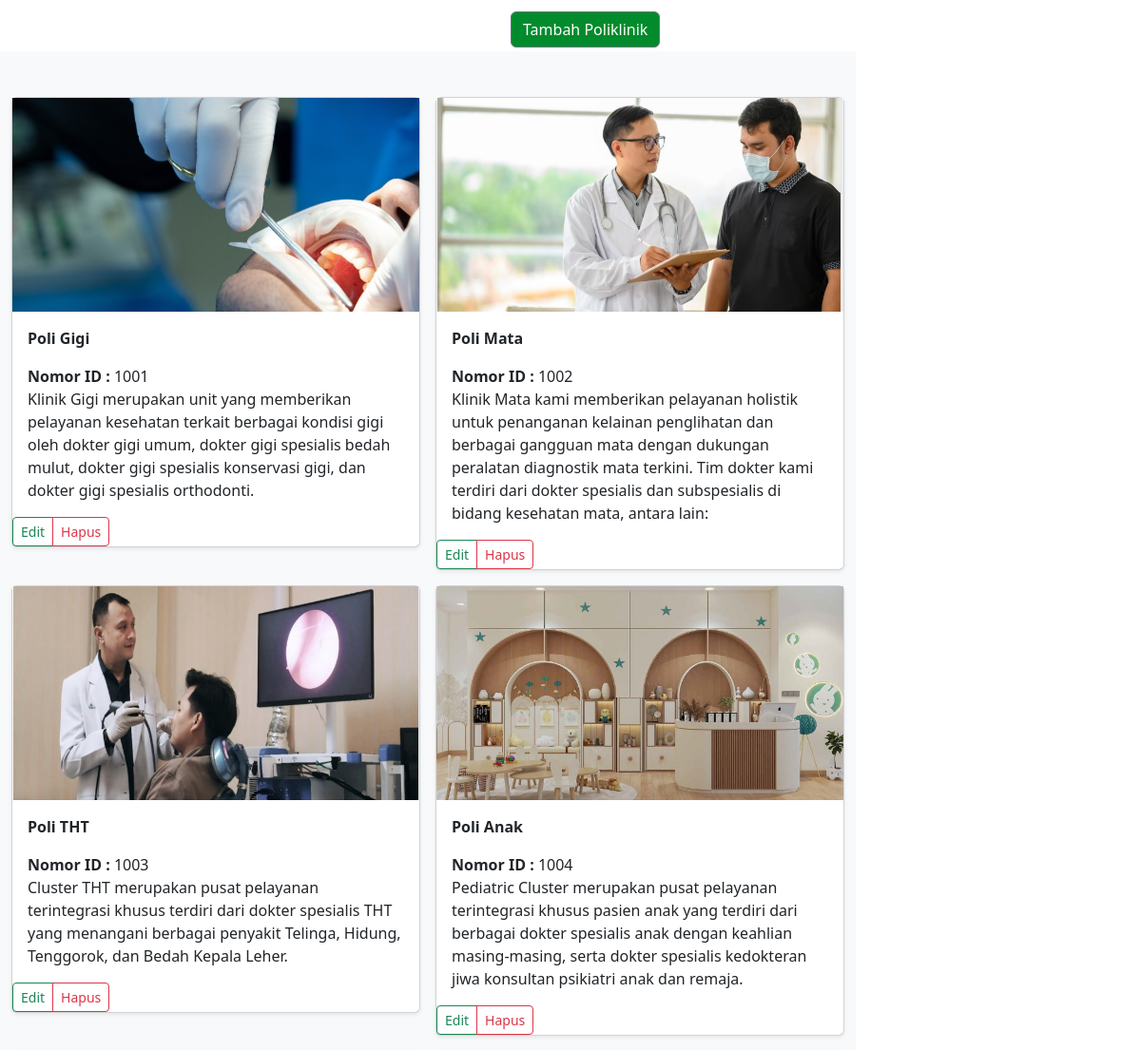
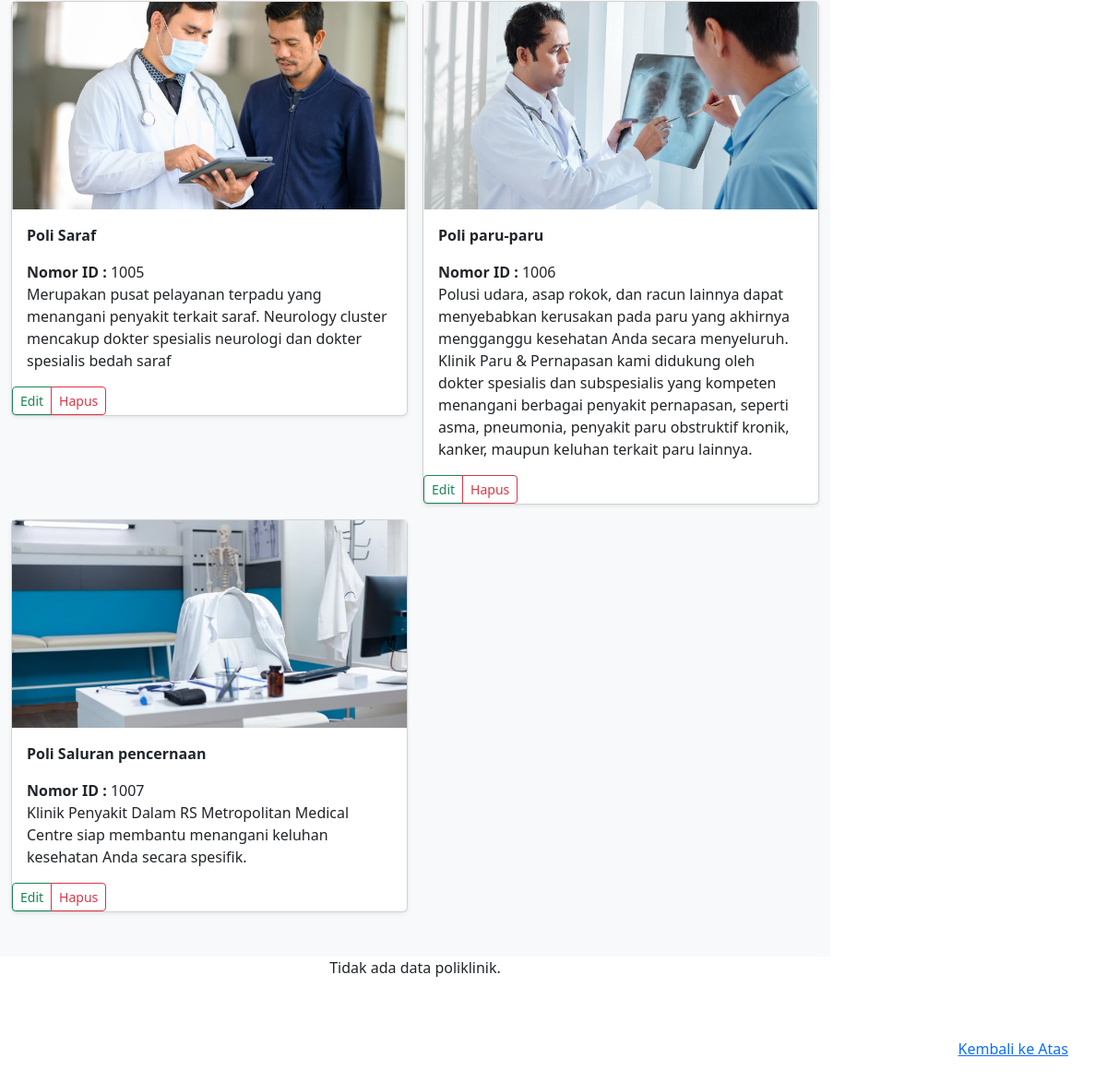
Page /projeck_baru_hospicare/poliklinik.php on the committed database (2 pictures, top to bottom).
### tables this page shows
CREATE TABLE IF NOT EXISTS `tb_poliklinik` (
  `id` int NOT NULL AUTO_INCREMENT,
  `foto` varchar(50) DEFAULT NULL,
  `id_poli` varchar(50) DEFAULT NULL,
  `nama_poli` varchar(70) DEFAULT NULL,
  `keterangan` varchar(500) DEFAULT NULL,
  PRIMARY KEY (`id`)
);

### projeck_baru_hospicare/poliklinik.php (the view, shortened to what this page needs)
<?php
include "proses/connect.php";
$query = mysqli_query($conn, "SELECT * FROM tb_poliklinik");
while ($record = mysqli_fetch_array($query)) {
    $result[] = $record;
}
?>
<div class="col-lg-9 mt-2">
    <!doctype html>
    <html lang="en">
    <head>
        <link href="../assets/dist/css/bootstrap.min.css" rel="stylesheet">
    </head>
    <body>
        <main>
            <section class="py-0 text-right container">
                <div class="row py-0">
                    <div class="col-lg-5 col-md-1 ms-auto">
                        <button class="btn btn-secondary my-1" data-bs-toggle="modal" style="background-color: rgb(2, 139, 44)" data-bs-target="#modaltambahpoliklinik">Tambah Poliklinik</button>
                    </div>
                </div>
            </section>
            <div class="album py-5 bg-body-tertiary">
                <div class="container">
                    <div class="row row-cols-1 row-cols-sm-2 row-cols-md-3 g-3">
                        <?php if (!empty($result)) {
                            foreach ($result as $row) { ?>
                                <div class="col-md-6">
                                    <div class="card shadow-sm">
                                        <div style="position: relative; width: 100%; height: 225px; overflow: hidden;">
                                            <img src="assets/img/<?= $row['foto'] ?>" style="width: 100%; height: auto; position: absolute; top: 50%; left: 50%; transform: translate(-50%, -50%);" class="bd-placeholder-img card-img-top" alt="Gambar <?= $row['nama_poli'] ?>">
                                        </div>
                                        <div class="card-body">
                                            <p><b><?= $row['nama_poli'] ?></b></p>
                                            <b>Nomor ID : </b> <?= $row['id_poli'] ?>
                                            <p class="card-text"><?= $row['keterangan'] ?></p>
                                        </div>
                                        <div class="d-flex justify-content-between align-items-center">
                                            <div class="btn-group">
                                                <button type="button" class="btn btn-sm btn-outline-success" data-bs-toggle="modal" data-bs-target="#modaledit<?php echo $row['id'] ?>">Edit</button>
                                                <button type="button" class="btn btn-sm btn-outline-danger" data-bs-toggle="modal" data-bs-target="#modaldelete<?php echo $row['id'] ?>">Hapus</button>
                                            </div>
                                        </div>
                                    </div>
                                </div>
                        <?php }
                        } ?>
                    </div>
                </div>
            </div>
            <div class="col-12">
                <p class="text-center">Tidak ada data poliklinik.</p>
            </div>
        </main>
    </body>
    </html>
</div>
<footer class="text-body-secondary py-5">
    <div class="container">
        <p class="float-end mb-1">
            <a href="#">Kembali ke Atas</a>
        </p>
    </div>
</footer>

### projeck_baru_hospicare/poliklinik.php (style rules this page uses)
.bd-placeholder-img { font-size: 1.125rem; text-anchor: middle; -webkit-user-select: none; -moz-user-select: none; user-select: none; }

### rows in the picture
tb_poliklinik: foto (picture), nama_poli "Poli Gigi", id_poli "1001", keterangan "Klinik Gigi merupakan unit yang memberikan pelayanan kesehatan terkait berbagai kondisi gigi oleh dokter gigi umum, dokter gigi spesialis bedah mulut, dokter gigi spesialis konservasi gigi, dan dokter gigi spesialis orthodonti."
tb_poliklinik: foto (picture), nama_poli "Poli Mata", id_poli "1002", keterangan "Klinik Mata kami memberikan pelayanan holistik untuk penanganan kelainan penglihatan dan berbagai gangguan mata dengan dukungan peralatan diagnostik mata terkini. Tim dokter kami terdiri dari dokter spesialis dan subspesialis di bidang kesehatan mata, antara lain:"
tb_poliklinik: foto (picture), nama_poli "Poli THT", id_poli "1003", keterangan "Cluster THT merupakan pusat pelayanan terintegrasi khusus terdiri dari dokter spesialis THT yang menangani berbagai penyakit Telinga, Hidung, Tenggorok, dan Bedah Kepala Leher."
tb_poliklinik: foto (picture), nama_poli "Poli Anak", id_poli "1004", keterangan "Pediatric Cluster merupakan pusat pelayanan terintegrasi khusus pasien anak yang terdiri dari berbagai dokter spesialis anak dengan keahlian masing-masing, serta dokter spesialis kedokteran jiwa konsultan psikiatri anak dan remaja."
tb_poliklinik: foto (picture), nama_poli "Poli Saraf", id_poli "1005", keterangan "Merupakan pusat pelayanan terpadu yang menangani penyakit terkait saraf. Neurology cluster mencakup dokter spesialis neurologi dan dokter spesialis bedah saraf"
tb_poliklinik: foto (picture), nama_poli "Poli paru-paru", id_poli "1006", keterangan "Polusi udara, asap rokok, dan racun lainnya dapat menyebabkan kerusakan pada paru yang akhirnya mengganggu kesehatan Anda secara menyeluruh. Klinik Paru & Pernapasan kami didukung oleh dokter spesialis dan subspesialis yang kompeten menangani berbagai penyakit pernapasan, seperti asma, pneumonia, penyakit paru obstruktif kronik, kanker, maupun keluhan terkait paru lainnya."
tb_poliklinik: foto (picture), nama_poli "Poli Saluran pencernaan", id_poli "1007", keterangan "Klinik Penyakit Dalam RS Metropolitan Medical Centre siap membantu menangani keluhan kesehatan Anda secara spesifik."
